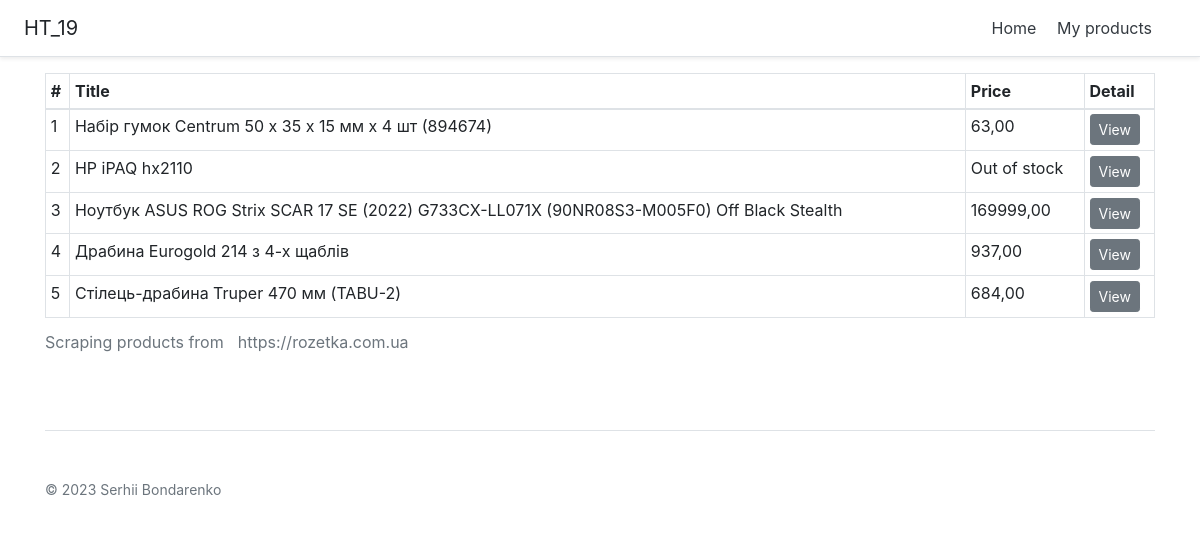
The app's page /my-products/, older data.
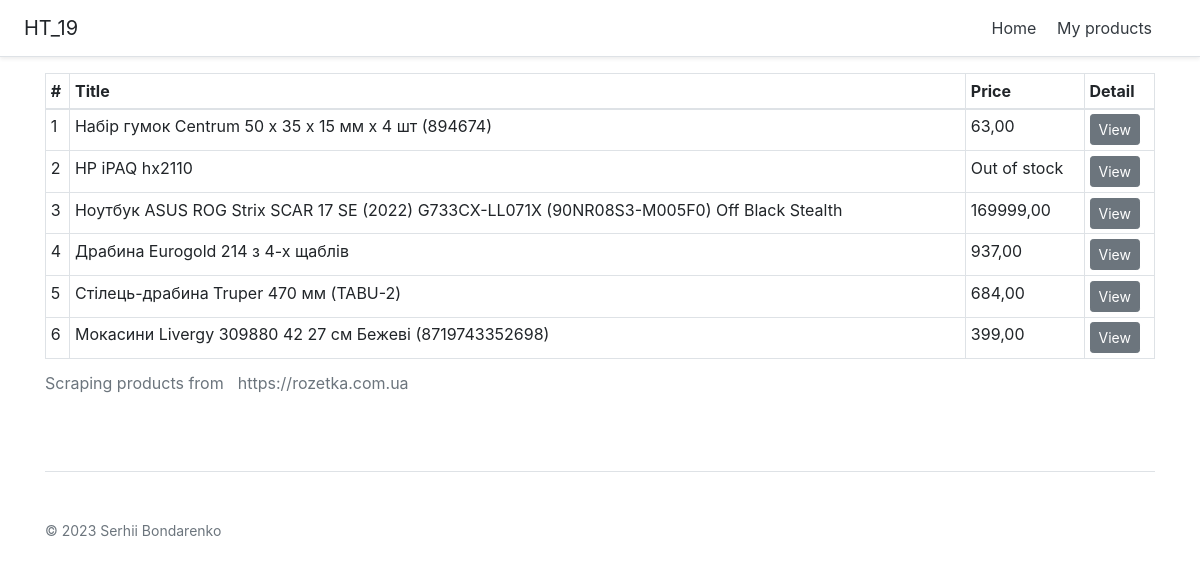
The same page, newer data.
### rozetka/models.py (models this page shows, shortened)
class Product(models.Model):
    product_id = models.BigIntegerField("ID")
    title = models.CharField(max_length=255)
    old_price = models.DecimalField(max_digits=20, decimal_places=2,
                                    blank=True, default=0.00, null=True)
    price = models.DecimalField(max_digits=20, decimal_places=2, default=0.00)
    href = models.URLField("URL")
    brand = models.CharField(max_length=255, blank=True, default="Unknown",
                             null=True)
    category = models.CharField(max_length=255, null=True, blank=True)
    description = models.TextField(blank=True, default="", null=True)
    class Meta:  #pylint: disable=too-few-public-methods
        ordering = ["title"]
        verbose_name = "Product"
        verbose_name_plural = "Products"

### rozetka/views.py (the view)
# urls.py: path("my-products/", views.my_products, name="my-products"),
def my_products(request):
    products = Product.objects.all().order_by("id")
    context = {
        "title": "My Products",
        "products": products,
    }
    return render(request, "rozetka/products.html", context=context)

### templates/rozetka/products.html (shortened to what this page needs)
{% extends 'rozetka/base.html' %}
{% load static %}
{% block content %}
  <div class="table-responsive">
    <table class="table table-bordered table-sm">
      <caption>Scraping products from <span class="btn-outline-secondary badge-pill">
                https://rozetka.com.ua</span></caption>
      <thead>
      <tr>
        <th>#</th>
        <th>Title</th>
        <th>Price</th>
        <th>Detail</th>
      </tr>
      </thead>
      <tbody>
      {% for product in products %}
        <tr>
          <td>{{ forloop.counter }}</td>
          <td>{{ product.title|slice:"100" }}</td>
          <td>
            {% if product.price > 0 %}
              {{ product.price }}</td>
            {% else %}
              Out of stock
            {% endif %}
          <td><a href="{% url 'product-detail' product.id %}" class="btn btn-secondary
                    btn-sm">View</a></td>
        </tr>
      {% endfor %}
      </tbody>
    </table>
  </div>
{% endblock %}

Row changes from the older to the newer data that the page shows:
added Product: title "Мокасини Livergy 309880 42 27 см Бежеві (8719743352698)", price "399,00"
